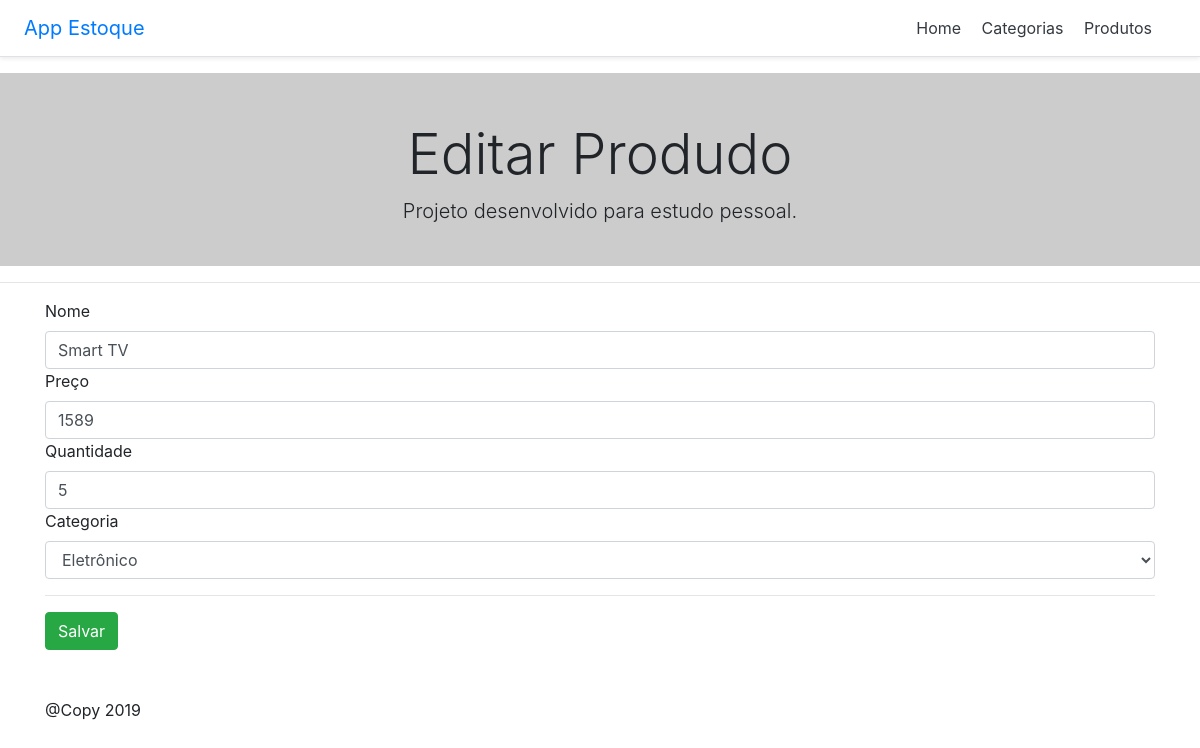
The page /index.php/produtos/edit/4 on the database its author committed.
### tables this page shows
CREATE TABLE `produtos` (
  `id` int(11) NOT NULL,
  `nome` varchar(150) NOT NULL,
  `preco` float NOT NULL,
  `qtd` int(11) NOT NULL,
  `categoria` int(11) NOT NULL
);

CREATE TABLE `categorias` (
  `id` int(11) NOT NULL,
  `nome` varchar(150) NOT NULL
);

### application/controllers/Produtos.php (called while the page is built, shortened)
<?php
class Produtos extends CI_Controller{
	public function __construct()
	{
		$this->load->model('Produtos_model');
		$this->load->model('Categorias_model');
	}
	public function edit($id = false)
	{
		$this->load->helper('form');
		$this->load->library('form_validation');
		$dados = array(
			'title' => 'App Estoque',
			'msg' => 'Editar Produdo',
			'prod' =>$this->Produtos_model->getProdutos($id),
			'cat' => $this->Categorias_model->getCategoria()
		);
		$this->form_validation->set_rules('nome', 'Nome Produto', 'required');
		$this->form_validation->set_rules('preco', 'Preço', 'required');
		$this->form_validation->set_rules('qtd', 'Quantidade', 'required');
		if ($this->form_validation->run() === false) {
			$this->load->view('template/header', $dados);
			$this->load->view('produtos/edit', $dados);
			$this->load->view('template/footer');
			} else{
				$this->Produtos_model->upProduto();
				redirect('produtos');
				exit();
			}
	}
}

### index.php (called while the page is built, shortened)
<?php
require_once BASEPATH.'core/CodeIgniter.php';

### application/models/Produtos_model.php (called while the page is built, shortened)
<?php
class Produtos_model extends CI_Model{
	public function getProdutos($id = false)
	{
		if($id === false){
			$this->db->select('produtos.id, produtos.nome, produtos.preco, produtos.qtd, categorias.nome as cat');
			$this->db->from('produtos');
			$this->db->join('categorias', 'categorias.id = produtos.categoria');
			$this->db->order_by('produtos.id', 'ASC');
			$query = $this->db->get();
			return $query->result_array();
		}else{
			$this->db->select('produtos.id, produtos.nome, produtos.preco, produtos.qtd, produtos.categoria, categorias.nome as cat');
			$this->db->from('produtos');
			$this->db->join('categorias', 'categorias.id = produtos.categoria');
			$this->db->where('produtos.id', $id);
			$query = $this->db->get();
			return $query->row_array();
		}
	}
}

### application/views/produtos/edit.php (the view, shortened to what this page needs)
<div class="pricing-header px-3 py-3 pt-md-5 pb-md-4 mx-auto text-center" style="background-color: #ccc">
  <h1 class="display-4"><?php echo $msg ?></h1>
  <p class="lead">Projeto desenvolvido para estudo pessoal.</p>
</div>
<hr>
<div class="container">
	<?php echo form_open('produtos/edit')?>
	<label>Nome</label>
	<input type="text" name="nome" value="<?php echo $prod['nome']?>" class="form-control">
	<label>Preço</label>
	<input type="text" name="preco" value="<?php echo $prod['preco']?>" class="form-control">
	<label>Quantidade</label>
	<input type="text" name="qtd" value="<?php echo $prod['qtd']?>" class="form-control">
	<label>Categoria</label>
	<select class="form-control" name="categoria">
		<option value="<?php echo $prod['categoria']?>"> <?php echo $prod['cat']?></option>
	</select>
	<hr>
	<input type="submit" class="btn btn-success" value="Salvar">

### rows shown on the page
produtos: nome "Smart TV", preco "1589", qtd "5", categoria "Eletrônico"

### other values the page prints
$title "App Estoque"
$msg "Editar Produdo"
